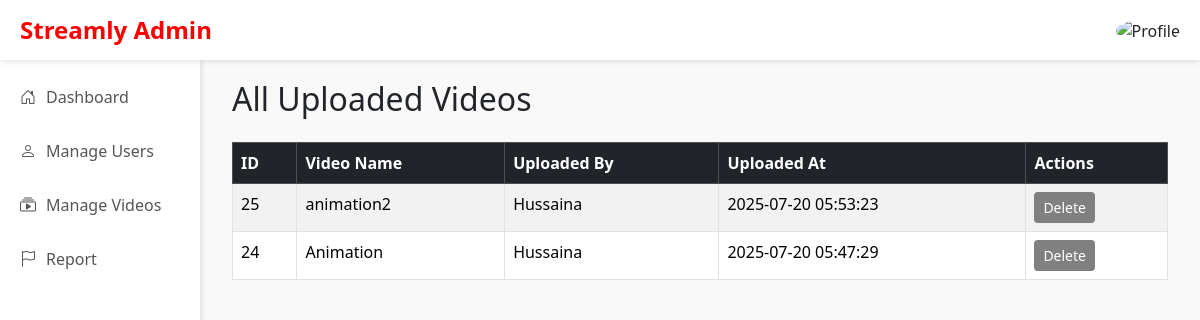
The page /admin_videos.php (signed in) on the database its author committed.
### tables this page shows
CREATE TABLE `video` (
  `id` int(11) NOT NULL,
  `video_name` varchar(255) NOT NULL,
  `file_path` varchar(255) NOT NULL,
  `thumbnail` varchar(255) DEFAULT NULL,
  `uploaded_by` varchar(100) NOT NULL,
  `uploaded_at` timestamp NOT NULL DEFAULT current_timestamp(),
  `category` varchar(100) NOT NULL DEFAULT 'General',
  `privacy` int(11) DEFAULT 0
);

### admin_videos.php (the view, shortened to what this page needs)
<?php
$user = $_SESSION['user'] ?? null;
$conn = new mysqli("localhost", "root", "", "hackathon");
$videos = $conn->query("SELECT * FROM video ORDER BY uploaded_at DESC");
?>
<!DOCTYPE html>
<html lang="en">
<head>
  <link href="https://cdn.jsdelivr.net/npm/bootstrap@5.3.3/dist/css/bootstrap.min.css" rel="stylesheet">
  <link rel="stylesheet" href="https://cdn.jsdelivr.net/npm/bootstrap-icons@1.10.5/font/bootstrap-icons.css">
</head>
<body>
<div class="header">
  <div class="d-flex align-items-center">
    <span class="logo">Streamly Admin</span>
  </div>
  <div class="auth-buttons">
    <?php
      $profile_picture = !empty($user['profile_picture']) && file_exists($user['profile_picture'])
        ? $user['profile_picture']
        : 'uploads/profile_pics/default-avatar.png';
    ?>
    <div class="profile-wrapper">
      <img src="<?= htmlspecialchars($profile_picture) ?>" alt="Profile" class="profile-pic" id="profileBtn" />
    </div>
  </div>
</div>
<div class="sidebar">
  <ul>
    <li><i class="bi bi-house-door"></i> <span><a href="admin.php" style="color: inherit; text-decoration: none;">Dashboard</a></span></li>
    <li><i class="bi bi-person"></i> <span><a href="admin_users.php" style="color: inherit; text-decoration: none;">Manage Users</a></span></li>
    <li><i class="bi bi-collection-play"></i> <span><a href="admin_videos.php" style="color: inherit; text-decoration: none;">Manage Videos</a>
  <li><i class="bi bi-flag"></i> <span><a href="admin_reports.php" style="color: inherit; text-decoration: none;">Report</a></span></li>
   </span></li>
  </ul>
</div>
<div class="main">
  <div class="content-area">
    <div class="container">
      <h2 class="mb-4">All Uploaded Videos</h2>
      <div class="table-responsive">
        <table class="table table-striped table-bordered">
          <thead class="table-dark">
            <tr>
              <th>ID</th>
              <th>Video Name</th>
              <th>Uploaded By</th>
              <th>Uploaded At</th>
              <th>Actions</th>
            </tr>
          </thead>
          <tbody>
            <?php while ($video = $videos->fetch_assoc()): ?>
              <tr>
                <td><?= htmlspecialchars($video['id']) ?></td>
                <td><?= htmlspecialchars($video['video_name']) ?></td>
                <td><?= htmlspecialchars($video['uploaded_by']) ?></td>
                <td><?= htmlspecialchars($video['uploaded_at']) ?></td>
                <td>
                  <a href="delete_video.php?id=<?= $video['id'] ?>" class="btn btn-sm text-white" style="background-color: gray;" onclick="return confirm('Are you sure you want to delete this video?');">Delete</a>
                </td>
              </tr>
            <?php endwhile; ?>
          </tbody>
        </table>
      </div>
    </div>
  </div>
</div>
</body>
</html>

### admin_videos.php (style rules this page uses)
body { background: #f9f9f9; margin: 0; padding: 0; }
.sidebar { width: 200px; background: #fff; position: fixed; top: 60px; left: 0; bottom: 0; box-shadow: 2px 0 5px rgba(0,0,0,0.1); padding-top: 10px; }
.sidebar ul { list-style: none; padding: 0; margin: 0; }
.sidebar li { padding: 15px 20px; display: flex; align-items: center; gap: 10px; cursor: pointer; color: #555; transition: background 0.3s; }
.header { padding: 10px 20px; background: #fff; box-shadow: 0 2px 5px rgba(0,0,0,0.1); display: flex; justify-content: space-between; align-items: center; position: fixed; top: 0; left: 0; right: 0; z-index: 1000; height: 60px; }
.logo { font-weight: bold; font-size: 1.5rem; color: red; }
.main { margin-top: 60px; display: flex; }
.content-area { flex: 1; padding: 20px; margin-left: 200px; }
.profile-pic { width: 35px; height: 35px; border-radius: 50%; object-fit: cover; }
.profile-wrapper { position: relative; cursor: pointer; }

### rows shown on the page
video: id "25", video_name "animation2", uploaded_by "Hussaina", uploaded_at "2025-07-20 05:53:23"
video: id "24", video_name "Animation", uploaded_by "Hussaina", uploaded_at "2025-07-20 05:47:29"
